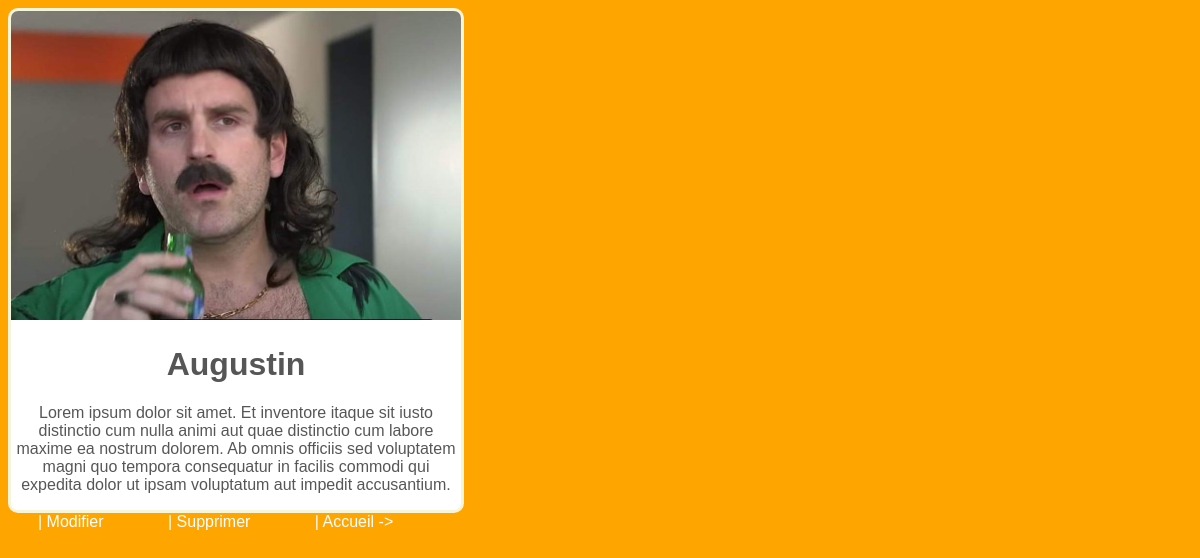
The app's page /article.php?id=8 with its own data.
### tables this page shows
CREATE TABLE `article` (
  `id` int(11) NOT NULL,
  `token` varchar(255) NOT NULL,
  `titre` varchar(255) DEFAULT NULL,
  `contenu` text NOT NULL,
  `date_time_publication` datetime NOT NULL,
  `date_time_edition` datetime NOT NULL DEFAULT CURRENT_TIMESTAMP
);

### article.php (the view, shortened to what this page needs)
<?php
$engine = "mysql";
$host = "localhost";
$port = 8889;
$dbName = "shiba_db";
$username = "root";
$passeword = "root";
$bdd = new PDO("$engine:host=$host:$port;dbname=$dbName",$username, $passeword);
if(isset($_GET['id']) AND !empty($_GET['id'])) {
    $get_id = htmlspecialchars($_GET['id']);
    $article = $bdd->prepare('SELECT * FROM article WHERE id = ?');
    $article->execute(array($get_id));
    if($article->rowCount() == 1 ) {
        $article = $article->fetch();
        $titre = $article['titre'];
        $id = $article['id'];
        $contenu = $article['contenu'];
    } else {
        die('Cet article n\existe pas');
    }
}else {
    die('Erreur');
}
?>
<!DOCTYPE html>
<html lang="en">
<head>
    <link rel="stylesheet" href="articles.css">
</head>
<body>
    <div class="box">
        <img class="mini" src="miniatures/<?= $id ?>.jpg">
        <h1><?= $titre ?> </h1>
        <p><?= $contenu ?></p>
    </div>
    <a href="redaction.php?edit=<?= $a['id'] ?>"> | Modifier</a>
    <a href="supprimer.php?id=<?= $a['id'] ?>"> | Supprimer</a>
    <a href="index.php"> | Accueil -></a>
</body>
</html>

### style/articles.css (style rules this page uses)
.box { width: 450px; height: auto; overflow: auto; color: rgba(0, 0, 0, 0.664); border: 3px solid beige; border-radius: 10px; text-align: center; background-color: white; }
.mini { width: 100%; height: 50%; }
body { font-family: Arial, Helvetica, sans-serif; background-color: orange; }
a { text-decoration: none; color: white; margin: 30px; }

### records on screen
article: titre "Augustin", contenu "Lorem ipsum dolor sit amet. Et inventore itaque sit iusto distinctio cum nulla animi aut quae distinctio cum labore maxime ea nostrum dolorem. Ab omnis officiis sed voluptatem magni quo tempora consequatur in facilis commodi qui expedita dolor ut ipsam voluptatum aut impedit accusantium."
